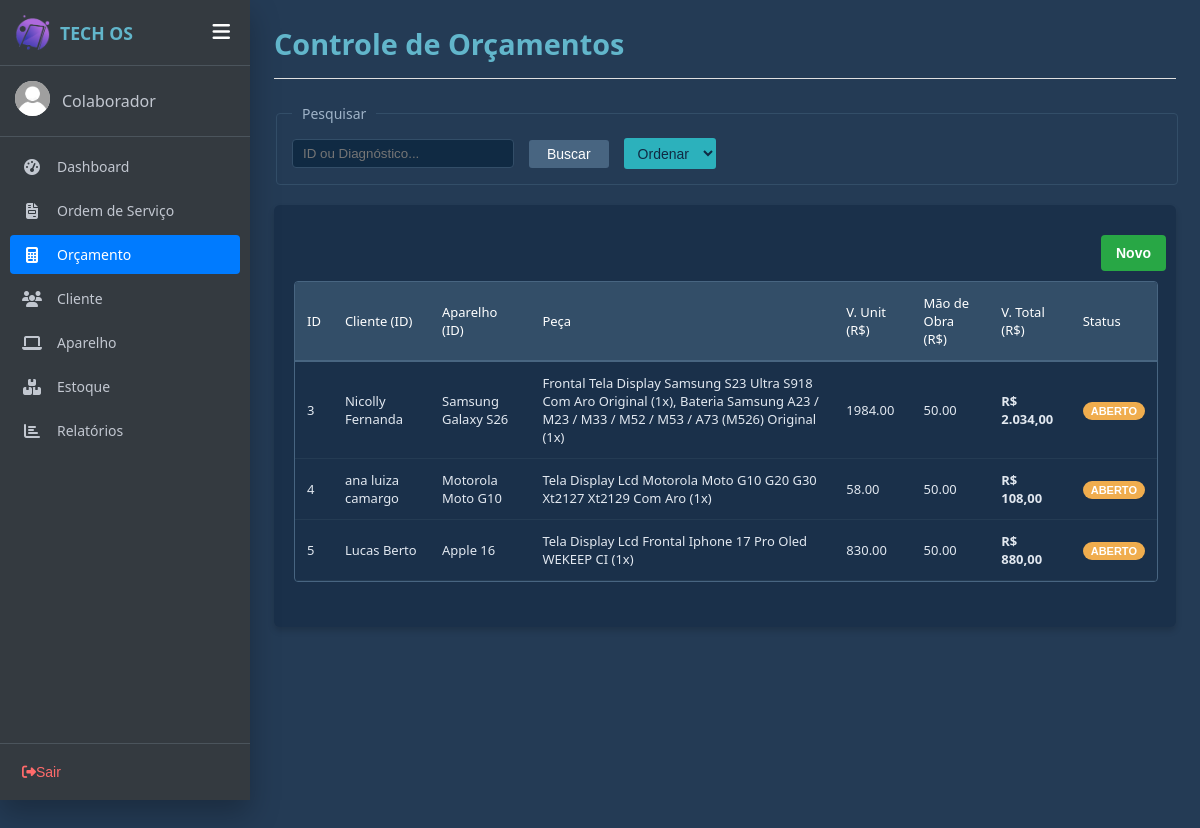
/orcamentos.php, run on an earlier commit of the app's database.
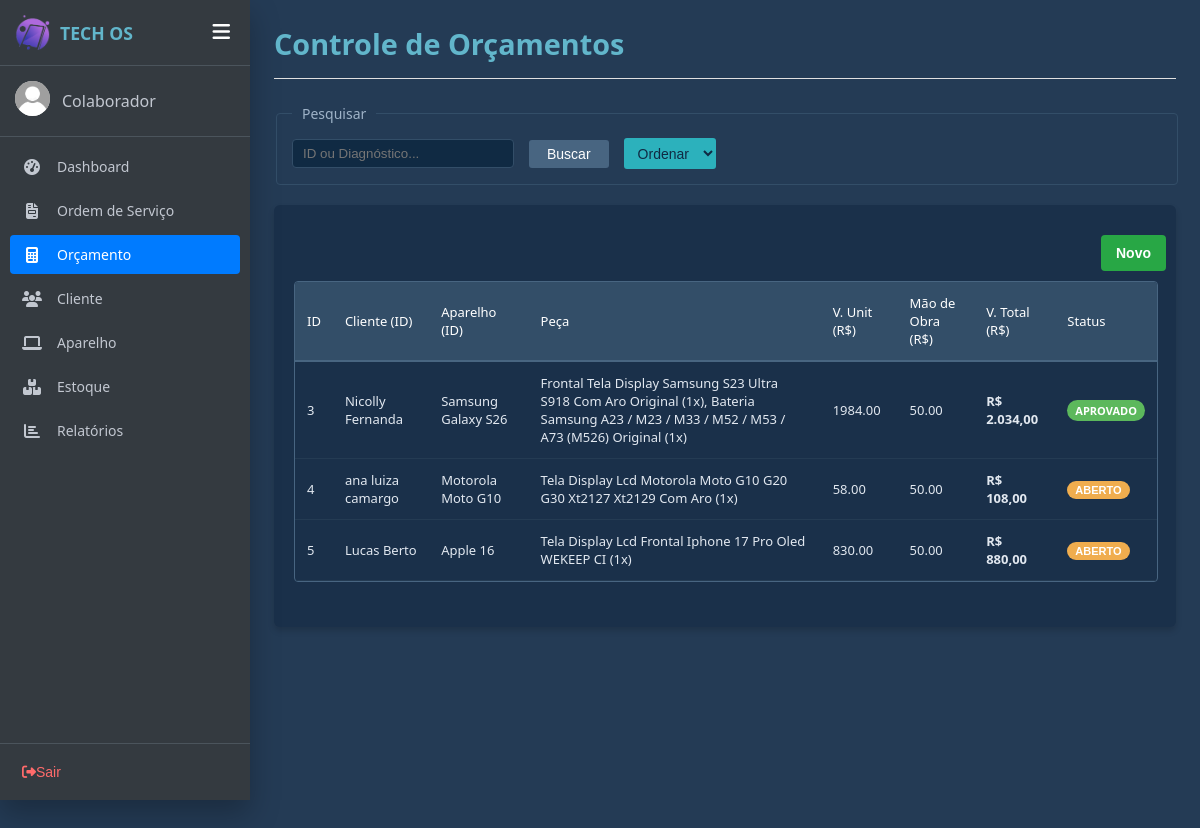
And on a later commit of the database.
### tables this page shows
CREATE TABLE `orcamento` (
  `idOrcamento` int(11) NOT NULL COMMENT 'Chave primária de identificação do orçamento',
  `diagnostico` varchar(255) DEFAULT NULL COMMENT 'Avaliação técnica inicial, defeito constatado ou parecer profissional sobre o problema',
  `peca` varchar(255) DEFAULT NULL COMMENT 'Descrição das peças principais necessárias',
  `valorUni` decimal(10,2) DEFAULT 0.00 COMMENT 'Valor unitário associado(subtotal das peças)',
  `maoObra` decimal(10,2) DEFAULT 0.00 COMMENT 'Valor cobrado pelo serviço',
  `valorTotal` decimal(10,2) DEFAULT 0.00 COMMENT 'Valor total do orçamento',
  `status` varchar(50) DEFAULT 'aberto' COMMENT 'Situação atual do orçamento(aberto,aprovado, reprovado, finalizado).',
  `OS_idOS` int(11) DEFAULT NULL COMMENT 'Chave estrangeira.Vincula este orçamento à Ordem de Serviço correspondente, se houver.',
  `Cliente_idCliente` int(11) NOT NULL COMMENT 'Chave estrangeira. Identifica o cliente que solicitou o orçamento',
  `Aparelho_idAparelho` int(11) NOT NULL COMMENT 'Chave estrangeira. Vincula o orçamento ao aparelho que passará pelo serviço',
  `dataOrcamento` datetime DEFAULT current_timestamp() COMMENT 'Data e hora de criação ou registro do orçamento no sistema'
);

### orcamentos.php (the view, shortened to what the changed rows need)
<!DOCTYPE html>
<html lang="pt-BR">
<head>
    <link rel="stylesheet" href="css/style_geral.css">
    <link rel="stylesheet" href="css/style_orcamento.css">
</head>
<body>
    <?php include('sidebar.php'); ?>
    <div class="page-content">
        <div class="os-header">
            <div>
                <h2>Controle de Orçamentos</h2>
            </div>
        </div>
        <div class="section-card">
            <div class="table-container">
                <table class="os-table" id="orcamentoTable">
                    <thead>
                        <tr>
                            <th>ID</th>
                            <th>Cliente (ID)</th>
                            <th>Aparelho (ID)</th>
                            <th>Peça</th>
                            <th>V. Unit (R$)</th>
                            <th>Mão de Obra (R$)</th>
                            <th>V. Total (R$)</th>
                            <th>Status</th>
                        </tr>
                    </thead>
                    <tbody>
                        <?php echo listarOrcamentos(); ?>
                    </tbody>
                </table>
            </div>
        </div>
    </div>
</body>
</html>

### php/funcaoOrcamento.php (shortened to what the changed rows need)
<?php
function listarOrcamentos(){
    $html = "";
    $sql = "SELECT o.idOrcamento,
                   COALESCE(c.nomeCliente, 'Cliente não encontrado') AS nomeCliente,
                   COALESCE(m.nomeMarca, 'S/ Marca') AS nomeMarca,
                   COALESCE(mo.nomeModelo, 'S/ Modelo') AS nomeModelo,
                   o.peca, o.valorUni, o.maoObra, o.valorTotal, o.status, o.diagnostico,
                   o.Cliente_idCliente, o.Aparelho_idAparelho
            FROM orcamento o
            LEFT JOIN clientes c ON o.Cliente_idCliente = c.idCliente
            LEFT JOIN aparelho a ON o.Aparelho_idAparelho = a.idAparelho
            LEFT JOIN modelo mo ON a.Modelo_idModelo = mo.idModelo
            LEFT JOIN marca m ON mo.Marca_idMarca = m.idMarca";
    include("includes/conexao.php");
    $result = mysqli_query($conn, $sql);
    if($result && mysqli_num_rows($result) > 0){
        foreach($result as $coluna){
            $statusFormatado = ucfirst($coluna['status']);
            $classeBadge = 'badge-aberto';
            if(strtolower($coluna['status']) == 'aberto') $classeBadge = 'badge-aberto';
            if(strtolower($coluna['status']) == 'aprovado') $classeBadge = 'badge-aprovado';
            $idO = $coluna['idOrcamento'];
            $pecasResult = mysqli_query($conn, "SELECT peca, quantidade FROM orcamento_peca WHERE Orcamento_idOrcamento = $idO");
            $listaPecas = [];
            if ($pecasResult) {
                while($p = mysqli_fetch_assoc($pecasResult)){
                    $listaPecas[] = $p['peca'] . " (" . $p['quantidade'] . "x)";
                }
            }
            $txtPecas = count($listaPecas) > 0 ? implode(", ", $listaPecas) : "Sem peças vinculadas";
            $nomeAparelho = trim($coluna['nomeMarca'] . " " . $coluna['nomeModelo']);
            $html .= "<tr class='orcamento-row' style='cursor: pointer;'
                        data-id='".$coluna['idOrcamento']."'
                        data-cliente='".htmlspecialchars($coluna['nomeCliente'], ENT_QUOTES, 'UTF-8')."'
                        data-cliente-id='".$coluna['Cliente_idCliente']."'
                        data-aparelho-id='".$coluna['Aparelho_idAparelho']."'
                        data-aparelho='".htmlspecialchars($nomeAparelho, ENT_QUOTES, 'UTF-8')."'
                        data-diagnostico='".htmlspecialchars($coluna['diagnostico'] ?? '', ENT_QUOTES, 'UTF-8')."'
                        data-pecas='".htmlspecialchars($txtPecas, ENT_QUOTES, 'UTF-8')."'
                        data-mao-obra='".$coluna['maoObra']."'
                        data-total='".$coluna['valorTotal']."'
                        data-status='".ucfirst($coluna['status'])."'>
                    <td>".$coluna['idOrcamento']."</td>
                    <td>".htmlspecialchars($coluna['nomeCliente'], ENT_QUOTES, 'UTF-8')."</td>
                    <td>".htmlspecialchars($nomeAparelho, ENT_QUOTES, 'UTF-8')."</td>
                    <td>".htmlspecialchars($txtPecas, ENT_QUOTES, 'UTF-8')."</td>
                    <td>".$coluna['valorUni']."</td>
                    <td>".$coluna['maoObra']."</td>
                    <td><strong>R$ ".number_format($coluna['valorTotal'], 2, ',', '.')."</strong></td>
                    <td>";
            if (strtolower($coluna['status']) == 'aberto') {
                $html .= "<button type='button' class='badge badge-aberto' onclick='abrirModalStatus(".$coluna['idOrcamento'].")' style='cursor:pointer; border: none;'>Aberto</button>";
            } else {
                $html .= "<span class='badge ".$classeBadge."'>".$statusFormatado."</span>";
            }
            $html .= "</td></tr>";
        }
    } else {
        $html .= "<tr><td colspan='8' style='text-align:center;'>Nenhum orçamento cadastrado.</td></tr>";
    }
    return $html;
}
?>

What changed in the data, as far as the page shows it:
changed orcamento id 3: status (not shown) → "APROVADO"; no longer shows "ABERTO"
